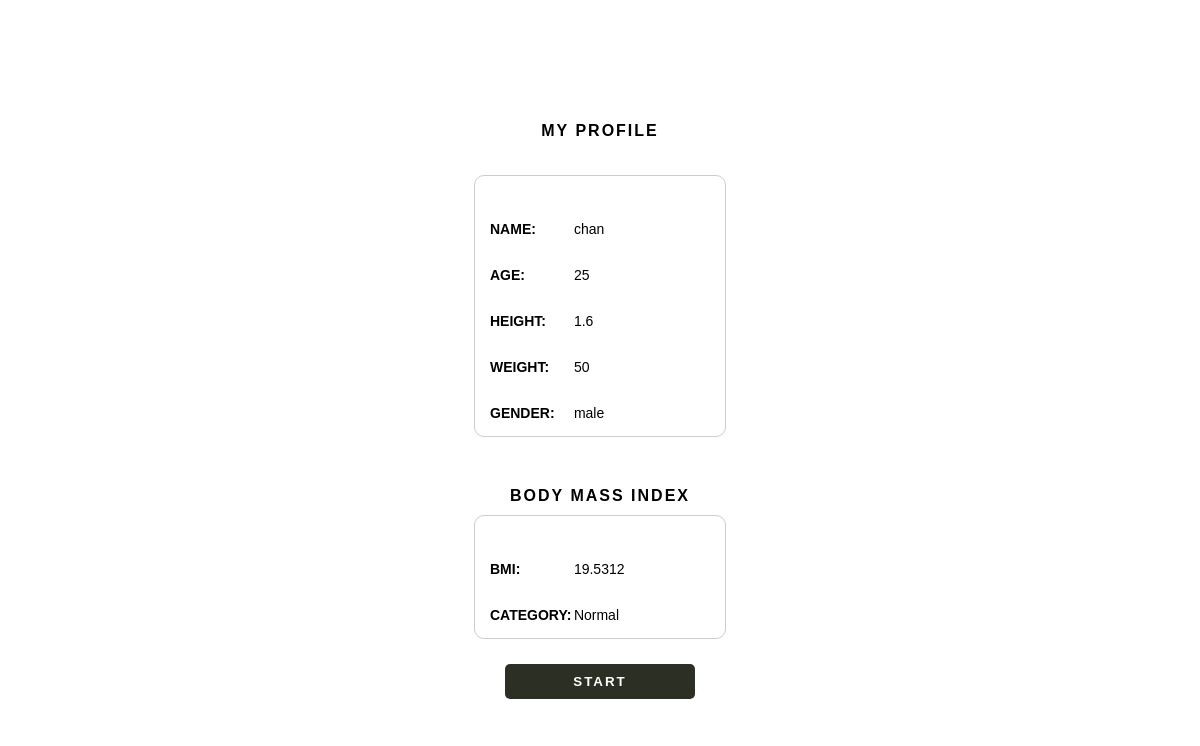
Screenshot of /view_profile.php (signed in) with the database file from the repository.
### tables this page shows
CREATE TABLE `users_info` (
  `user_id` int(11) DEFAULT NULL,
  `name` varchar(255) NOT NULL,
  `age` int(11) NOT NULL,
  `height` float NOT NULL,
  `weight` float NOT NULL,
  `gender` varchar(10) NOT NULL,
  `bmi` float NOT NULL,
  `user_points` int(11) NOT NULL,
  `bmi_category` varchar(20) DEFAULT NULL
);

### view_profile.php (the view, shortened to what this page needs)
<?php
include 'php/db.php';
$user_id = $_SESSION['user_id'];
$stmt = $conn->prepare("SELECT
    name,
    age,
    height,
    weight,
    gender,
    bmi,
    bmi_category
    FROM users_info WHERE user_id = ? LIMIT 1");
$stmt->bind_param("i", $user_id);
$stmt->execute();
$result = $stmt->get_result();
$user = $result->fetch_assoc();
?>
<!DOCTYPE html>
<html lang="en">
<head>
</head>
<body>
<div class="profile-container">
  <h2 class="my-profile">MY PROFILE</h2>
  <?php if ($user): ?>
  <div class="card">
    <div><b>NAME:</b> <?= htmlspecialchars($user['name']) ?></div>
    <div><b>AGE:</b> <?= htmlspecialchars($user['age']) ?></div>
    <div><b>HEIGHT:</b> <?= htmlspecialchars($user['height']) ?></div>
    <div><b>WEIGHT:</b> <?= htmlspecialchars($user['weight']) ?></div>
    <div><b>GENDER:</b> <?= htmlspecialchars($user['gender']) ?></div>
  </div>
  <h2 class="body-mass">BODY MASS INDEX</h2>
  <div class="card">
    <div><b>BMI:</b> <?= htmlspecialchars($user['bmi']) ?></div>
    <div><b>CATEGORY:</b> <?= htmlspecialchars($user['bmi_category']) ?></div>
  </div>
<?php else: ?>
  <p>No profile data found.</p>
<?php endif; ?>
  <button class="start-btn" onclick="navigateTo('dashboard.php')">START</button>
</div>
</body>
</html>

### view_profile.php (style rules this page uses)
body { font-family: 'Arial', sans-serif; background: url(assets/background.jpg); background-position: center; background-size: cover; background-repeat: no-repeat; background-attachment: fixed; display: flex; justify-content: center; align-items: center; height: 100vh; width: 100%; margin: 0; }
.profile-container { width: 30%; background-color: white; padding: 20px; border-radius: 10px; text-align: center }
.my-profile { margin-bottom: 35px; }
.body-mass { margin-top: 50px; }
h2 { letter-spacing: 2px; font-size: 16px; margin: 20px 0 10px; }
.card { border: 1px solid #ccc; border-radius: 10px; padding: 15px; margin: 10px auto; width: 220px; text-align: left; font-size: 14px; }
.card div { margin-top: 20px; }
.card b { display: inline-block; width: 80px; }
.card b { margin-top: 10px; }
.start-btn { width: 53%; margin-top: 15px; background-color: #2c2f24; color: white; padding: 10px 40px; border: none; border-radius: 5px; font-weight: bold; cursor: pointer; letter-spacing: 2px; }

### rows the page displays
users_info: name "chan", age "25", height "1.6", weight "50", gender "male", bmi "19.5312", bmi_category "Normal"
